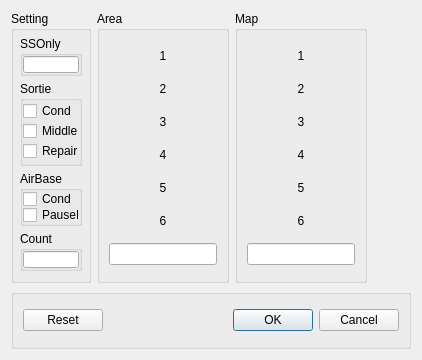
<?xml version="1.0" encoding="UTF-8"?>
<ui version="4.0">
 <class>AnyActionSelectDialog</class>
 <widget class="QDialog" name="AnyActionSelectDialog">
  <property name="geometry">
   <rect>
    <x>0</x>
    <y>0</y>
    <width>422</width>
    <height>360</height>
   </rect>
  </property>
  <property name="windowTitle">
   <string>Dialog</string>
  </property>
  <layout class="QGridLayout" name="gridLayout">
   <item row="0" column="1">
    <widget class="QGroupBox" name="groupBox">
     <property name="title">
      <string>Area</string>
     </property>
     <layout class="QVBoxLayout" name="verticalLayout">
      <item>
       <widget class="QPushButton" name="pbArea01">
        <property name="text">
         <string>1</string>
        </property>
        <property name="checkable">
         <bool>true</bool>
        </property>
        <property name="flat">
         <bool>true</bool>
        </property>
        <attribute name="buttonGroup">
         <string notr="true">bgArea</string>
        </attribute>
       </widget>
      </item>
      <item>
       <widget class="QPushButton" name="pbArea02">
        <property name="text">
         <string>2</string>
        </property>
        <property name="checkable">
         <bool>true</bool>
        </property>
        <property name="flat">
         <bool>true</bool>
        </property>
        <attribute name="buttonGroup">
         <string notr="true">bgArea</string>
        </attribute>
       </widget>
      </item>
      <item>
       <widget class="QPushButton" name="pbArea03">
        <property name="text">
         <string>3</string>
        </property>
        <property name="checkable">
         <bool>true</bool>
        </property>
        <property name="flat">
         <bool>true</bool>
        </property>
        <attribute name="buttonGroup">
         <string notr="true">bgArea</string>
        </attribute>
       </widget>
      </item>
      <item>
       <widget class="QPushButton" name="pbArea04">
        <property name="text">
         <string>4</string>
        </property>
        <property name="checkable">
         <bool>true</bool>
        </property>
        <property name="flat">
         <bool>true</bool>
        </property>
        <attribute name="buttonGroup">
         <string notr="true">bgArea</string>
        </attribute>
       </widget>
      </item>
      <item>
       <widget class="QPushButton" name="pbArea05">
        <property name="text">
         <string>5</string>
        </property>
        <property name="checkable">
         <bool>true</bool>
        </property>
        <property name="flat">
         <bool>true</bool>
        </property>
        <attribute name="buttonGroup">
         <string notr="true">bgArea</string>
        </attribute>
       </widget>
      </item>
      <item>
       <widget class="QPushButton" name="pbArea06">
        <property name="text">
         <string>6</string>
        </property>
        <property name="checkable">
         <bool>true</bool>
        </property>
        <property name="flat">
         <bool>true</bool>
        </property>
        <attribute name="buttonGroup">
         <string notr="true">bgArea</string>
        </attribute>
       </widget>
      </item>
      <item>
       <widget class="QLineEdit" name="leArea">
        <property name="sizePolicy">
         <sizepolicy hsizetype="Fixed" vsizetype="Fixed">
          <horstretch>0</horstretch>
          <verstretch>0</verstretch>
         </sizepolicy>
        </property>
       </widget>
      </item>
     </layout>
    </widget>
   </item>
   <item row="0" column="2">
    <widget class="QGroupBox" name="groupBox_2">
     <property name="title">
      <string>Map</string>
     </property>
     <layout class="QVBoxLayout" name="verticalLayout_2">
      <item>
       <widget class="QPushButton" name="pbMap01">
        <property name="text">
         <string>1</string>
        </property>
        <property name="checkable">
         <bool>true</bool>
        </property>
        <property name="flat">
         <bool>true</bool>
        </property>
        <attribute name="buttonGroup">
         <string notr="true">bgMap</string>
        </attribute>
       </widget>
      </item>
      <item>
       <widget class="QPushButton" name="pbMap02">
        <property name="text">
         <string>2</string>
        </property>
        <property name="checkable">
         <bool>true</bool>
        </property>
        <property name="flat">
         <bool>true</bool>
        </property>
        <attribute name="buttonGroup">
         <string notr="true">bgMap</string>
        </attribute>
       </widget>
      </item>
      <item>
       <widget class="QPushButton" name="pbMap03">
        <property name="text">
         <string>3</string>
        </property>
        <property name="checkable">
         <bool>true</bool>
        </property>
        <property name="flat">
         <bool>true</bool>
        </property>
        <attribute name="buttonGroup">
         <string notr="true">bgMap</string>
        </attribute>
       </widget>
      </item>
      <item>
       <widget class="QPushButton" name="pbMap04">
        <property name="text">
         <string>4</string>
        </property>
        <property name="checkable">
         <bool>true</bool>
        </property>
        <property name="flat">
         <bool>true</bool>
        </property>
        <attribute name="buttonGroup">
         <string notr="true">bgMap</string>
        </attribute>
       </widget>
      </item>
      <item>
       <widget class="QPushButton" name="pbMap05">
        <property name="text">
         <string>5</string>
        </property>
        <property name="checkable">
         <bool>true</bool>
        </property>
        <property name="flat">
         <bool>true</bool>
        </property>
        <attribute name="buttonGroup">
         <string notr="true">bgMap</string>
        </attribute>
       </widget>
      </item>
      <item>
       <widget class="QPushButton" name="pbMap06">
        <property name="text">
         <string>6</string>
        </property>
        <property name="checkable">
         <bool>true</bool>
        </property>
        <property name="flat">
         <bool>true</bool>
        </property>
        <attribute name="buttonGroup">
         <string notr="true">bgMap</string>
        </attribute>
       </widget>
      </item>
      <item>
       <widget class="QLineEdit" name="leMap">
        <property name="sizePolicy">
         <sizepolicy hsizetype="Fixed" vsizetype="Fixed">
          <horstretch>0</horstretch>
          <verstretch>0</verstretch>
         </sizepolicy>
        </property>
       </widget>
      </item>
     </layout>
    </widget>
   </item>
   <item row="0" column="0">
    <widget class="QGroupBox" name="groupBox_4">
     <property name="maximumSize">
      <size>
       <width>80</width>
       <height>16777215</height>
      </size>
     </property>
     <property name="title">
      <string>Setting</string>
     </property>
     <layout class="QVBoxLayout" name="verticalLayout_3">
      <property name="spacing">
       <number>5</number>
      </property>
      <property name="leftMargin">
       <number>6</number>
      </property>
      <property name="topMargin">
       <number>5</number>
      </property>
      <property name="rightMargin">
       <number>6</number>
      </property>
      <property name="bottomMargin">
       <number>5</number>
      </property>
      <item>
       <widget class="QGroupBox" name="groupBox_8">
        <property name="maximumSize">
         <size>
          <width>16777215</width>
          <height>40</height>
         </size>
        </property>
        <property name="title">
         <string>SSOnly</string>
        </property>
        <layout class="QVBoxLayout" name="verticalLayout_7">
         <property name="spacing">
          <number>0</number>
         </property>
         <property name="leftMargin">
          <number>0</number>
         </property>
         <property name="topMargin">
          <number>0</number>
         </property>
         <property name="rightMargin">
          <number>0</number>
         </property>
         <property name="bottomMargin">
          <number>0</number>
         </property>
         <item>
          <widget class="QLineEdit" name="leSSOnlyCount">
           <property name="sizePolicy">
            <sizepolicy hsizetype="Fixed" vsizetype="Fixed">
             <horstretch>0</horstretch>
             <verstretch>0</verstretch>
            </sizepolicy>
           </property>
          </widget>
         </item>
        </layout>
       </widget>
      </item>
      <item>
       <widget class="QGroupBox" name="groupBox_7">
        <property name="minimumSize">
         <size>
          <width>0</width>
          <height>72</height>
         </size>
        </property>
        <property name="maximumSize">
         <size>
          <width>16777215</width>
          <height>85</height>
         </size>
        </property>
        <property name="title">
         <string>Sortie</string>
        </property>
        <layout class="QVBoxLayout" name="verticalLayout_6">
         <property name="spacing">
          <number>0</number>
         </property>
         <property name="leftMargin">
          <number>0</number>
         </property>
         <property name="topMargin">
          <number>0</number>
         </property>
         <property name="rightMargin">
          <number>0</number>
         </property>
         <property name="bottomMargin">
          <number>0</number>
         </property>
         <item>
          <widget class="QCheckBox" name="cbCond">
           <property name="text">
            <string>Cond</string>
           </property>
          </widget>
         </item>
         <item>
          <widget class="QCheckBox" name="cbMiddleDamage">
           <property name="text">
            <string>Middle</string>
           </property>
          </widget>
         </item>
         <item>
          <widget class="QCheckBox" name="cbAutoFastRepair">
           <property name="text">
            <string>Repair</string>
           </property>
          </widget>
         </item>
        </layout>
       </widget>
      </item>
      <item>
       <widget class="QGroupBox" name="groupBox_5">
        <property name="maximumSize">
         <size>
          <width>16777215</width>
          <height>55</height>
         </size>
        </property>
        <property name="title">
         <string>AirBase</string>
        </property>
        <layout class="QVBoxLayout" name="verticalLayout_4">
         <property name="spacing">
          <number>0</number>
         </property>
         <property name="leftMargin">
          <number>0</number>
         </property>
         <property name="topMargin">
          <number>0</number>
         </property>
         <property name="rightMargin">
          <number>0</number>
         </property>
         <property name="bottomMargin">
          <number>0</number>
         </property>
         <item>
          <widget class="QCheckBox" name="cbAirBaseCond">
           <property name="text">
            <string>Cond</string>
           </property>
          </widget>
         </item>
         <item>
          <widget class="QCheckBox" name="cbPauseStartMap">
           <property name="text">
            <string>PauseM</string>
           </property>
          </widget>
         </item>
        </layout>
       </widget>
      </item>
      <item>
       <widget class="QGroupBox" name="groupBox_6">
        <property name="maximumSize">
         <size>
          <width>16777215</width>
          <height>40</height>
         </size>
        </property>
        <property name="title">
         <string>Count</string>
        </property>
        <layout class="QVBoxLayout" name="verticalLayout_5">
         <property name="spacing">
          <number>0</number>
         </property>
         <property name="leftMargin">
          <number>0</number>
         </property>
         <property name="topMargin">
          <number>0</number>
         </property>
         <property name="rightMargin">
          <number>0</number>
         </property>
         <property name="bottomMargin">
          <number>0</number>
         </property>
         <item>
          <widget class="QLineEdit" name="leCount">
           <property name="sizePolicy">
            <sizepolicy hsizetype="Fixed" vsizetype="Fixed">
             <horstretch>0</horstretch>
             <verstretch>0</verstretch>
            </sizepolicy>
           </property>
          </widget>
         </item>
        </layout>
       </widget>
      </item>
     </layout>
    </widget>
   </item>
   <item row="1" column="0" colspan="4">
    <widget class="QGroupBox" name="groupBox_3">
     <property name="sizePolicy">
      <sizepolicy hsizetype="Preferred" vsizetype="Minimum">
       <horstretch>0</horstretch>
       <verstretch>0</verstretch>
      </sizepolicy>
     </property>
     <property name="maximumSize">
      <size>
       <width>16777215</width>
       <height>60</height>
      </size>
     </property>
     <property name="title">
      <string/>
     </property>
     <layout class="QHBoxLayout" name="horizontalLayout">
      <item>
       <widget class="QDialogButtonBox" name="buttonBox">
        <property name="orientation">
         <enum>Qt::Horizontal</enum>
        </property>
        <property name="standardButtons">
         <set>QDialogButtonBox::Cancel|QDialogButtonBox::Ok|QDialogButtonBox::Reset</set>
        </property>
       </widget>
      </item>
     </layout>
    </widget>
   </item>
  </layout>
 </widget>
 <resources/>
 <connections>
  <connection>
   <sender>buttonBox</sender>
   <signal>accepted()</signal>
   <receiver>AnyActionSelectDialog</receiver>
   <slot>accept()</slot>
   <hints>
    <hint type="sourcelabel">
     <x>295</x>
     <y>320</y>
    </hint>
    <hint type="destinationlabel">
     <x>157</x>
     <y>274</y>
    </hint>
   </hints>
  </connection>
  <connection>
   <sender>buttonBox</sender>
   <signal>rejected()</signal>
   <receiver>AnyActionSelectDialog</receiver>
   <slot>reject()</slot>
   <hints>
    <hint type="sourcelabel">
     <x>305</x>
     <y>320</y>
    </hint>
    <hint type="destinationlabel">
     <x>286</x>
     <y>274</y>
    </hint>
   </hints>
  </connection>
 </connections>
 <buttongroups>
  <buttongroup name="bgArea"/>
  <buttongroup name="bgMap"/>
 </buttongroups>
</ui>
